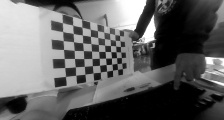
#> input picture code/undistorted_image.jpg, 224 x 120 px
$ python undistorte.py undistorted_image.jpg 1.0   (Python 2 division)   (older library calls are emulated)
#> lines starting #> are read from the running program, lines starting #| are printed output that depends on the picture
import cv2
import sys
import numpy as np

K=np.array([[743.8040173335771, 0.0, 647.9940524434143],
           [0.0, 728.8909350192504, 485.7950206412609], [0.0, 0.0, 1.0]])
D=np.array([[-0.20926662485054526], [-0.04800755535197234],
           [0.26419146114701453], [-0.1540385750579161]])
DIM=(1296, 972)
UNDISTORTED_DIM = (200, 108)
scale = 2

def undistort(img_path, balance=0.0, dim2=None, dim3=None):

#> called with img_path = 'undistorted_image.jpg', balance = 1
    img = cv2.imread(img_path)
#> img is the input picture: shape (120, 224, 3); min 0, max 255, mean 101.2
    print(img.shape)
#| (120, 224, 3)
    dim1 = img.shape[:2][::-1]  #dim1 is the dimension of input image to un-distort
#> dim1 = (224, 120)

    assert dim1[0]/dim1[1] == DIM[0]/DIM[1], "Image to undistort needs to have same aspect ratio as the ones used in calibration"

    if not dim2:
        dim2 = dim1
#> dim2 = (224, 120)

    if not dim3:
        dim3 = dim1
#> dim3 = (224, 120)

    scaled_K = K * dim1[0] / DIM[0]  # The values of K is to scale with image dimension.
    scaled_K[2][2] = 1.0  # Except that K[2][2] is always 1.0

    # This is how scaled_K, dim2 and balance are used to determine the final K used to un-distort image. OpenCV document failed to make this clear!
    new_K = cv2.fisheye.estimateNewCameraMatrixForUndistortRectify(scaled_K, D, dim2, np.eye(3), balance=balance)
    map1, map2 = cv2.fisheye.initUndistortRectifyMap(scaled_K, D, np.eye(3), new_K, dim3, cv2.CV_16SC2)
    undistorted_img = cv2.remap(img, map1, map2, interpolation=cv2.INTER_LINEAR, borderMode=cv2.BORDER_CONSTANT)
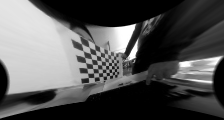
#> undistorted_img: shape (120, 224, 3); min 0, max 255, mean 84.7


    cv2.imshow('image', cv2.resize(undistorted_img, (0, 0), fx=scale, fy=scale))
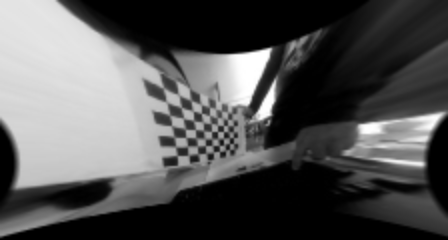
#> window 'image': shape (240, 448, 3); min 0, max 255, mean 84.7
    ch = 0xFF & cv2.waitKey(0)
#> (key q is pressed here)
    if ch == ord('q'):
        print "quit"
    elif ch == ord('s'):
        picture_name = "undistorted_image.jpg"
        cv2.imwrite(picture_name,undistorted_img)
        print 'Save image'

    cv2.destroyAllWindows()

if __name__ == '__main__':
    undistort(sys.argv[1], float(sys.argv[2]))

$ run again, with code/image100.jpg copied over code/undistorted_image.jpg
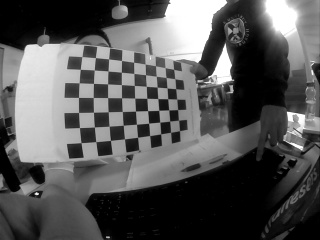
#> input picture code/image100.jpg, 320 x 240 px
#> in undistort, img is the input picture: shape (240, 320, 3); min 0, max 255, mean 87
#| (240, 320, 3)
#> in undistort, `undistorted_img = cv2.remap(img, map1, map2, interpolation=cv2.INTER_L..`:
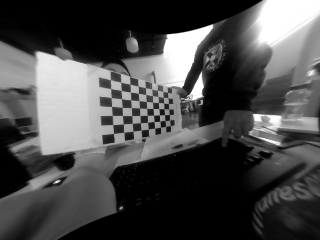
#> undistorted_img: shape (240, 320, 3); min 0, max 255, mean 75.4
#> in undistort, `cv2.imshow('image', cv2.resize(undistorted_img, (0, 0), fx=scale, fy=s..`:
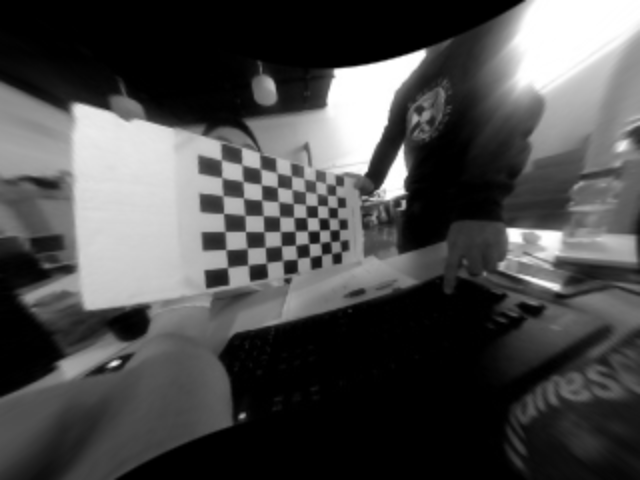
#> window 'image': shape (480, 640, 3); min 0, max 255, mean 75.4
